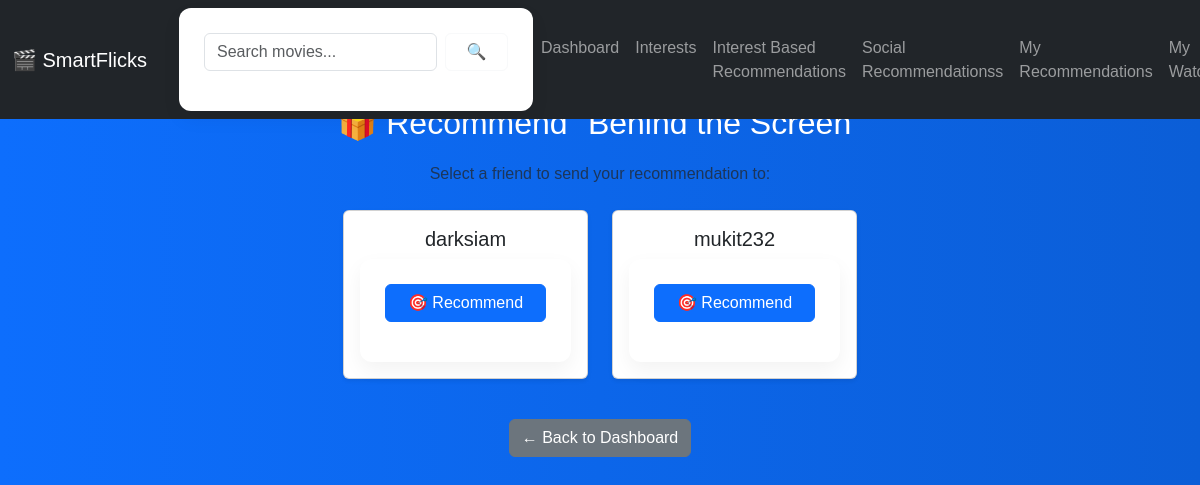
The app's page /recommend_friends/6414 (signed in) with its own data.
### tables this page shows
CREATE TABLE movies (
            id INTEGER PRIMARY KEY,
            title TEXT,
            year INTEGER,
            country TEXT,
            genre TEXT,
            director TEXT,
            minutes INTEGER,
            poster TEXT
        );

CREATE TABLE users (
            id INTEGER PRIMARY KEY AUTOINCREMENT,
            username TEXT UNIQUE,
            password TEXT,
            email TEXT,
            profile_pic TEXT DEFAULT ''
        );

### app.py (the view)
@app.route('/recommend_friends/<int:movie_id>')
def recommend_friends(movie_id):
    if 'user_id' not in session:
        return redirect('/login')
    user_id = session['user_id']
    conn = get_db()
    movie = conn.execute('SELECT * FROM movies WHERE id = ?', (movie_id,)).fetchone()
    if not movie:
        conn.close()
        flash("Movie not found.", "danger")
        return redirect(url_for('dashboard'))
    friends = conn.execute('''
        SELECT u.id, u.username
        FROM friends f
        JOIN users u ON f.friend_id = u.id
        WHERE f.user_id = ?
    ''', (user_id,)).fetchall()
    conn.close()
    return render_template('recommend_friends.html', movie=movie, friends=friends)

### app.py (called while the page is built)
def get_db():
    conn = sqlite3.connect('database.db')
    conn.row_factory = sqlite3.Row
    return conn

### templates/recommend_friends.html (shortened to what this page needs)
{% extends "base.html" %}
{% block content %}
<div class="container text-center mt-4">
    <h2>🎁 Recommend "{{ movie['title'] }}"</h2>
    <p class="text-muted">Select a friend to send your recommendation to:</p>
    <div class="row justify-content-center mt-4">
        {% if friends %}
            {% for friend in friends %}
            <div class="col-md-4 col-lg-3 mb-4">
                <div class="card shadow-sm">
                    <div class="card-body">
                        <h5 class="card-title">{{ friend['username'] }}</h5>
                        <form action="/recommend/{{ friend['id'] }}" method="POST">
                            <button type="submit" class="btn btn-primary w-100">🎯 Recommend</button>
                        </form>
                    </div>
                </div>
            </div>
            {% endfor %}
        {% else %}
            <p class="text-muted">You have no friends to recommend this movie to.</p>
        {% endif %}
    </div>
    <a href="/dashboard" class="btn btn-secondary mt-3">← Back to Dashboard</a>
</div>
{% endblock %}

### static/style.css (style rules this page uses)
* { margin: 0; padding: 0; box-sizing: border-box; }
body { font-family: 'Poppins', Arial, sans-serif; background: linear-gradient(to right, #0d6efd, #0b5ed7); min-height: 100vh; padding: 40px; color: #212529; }
h2, h3 { color: #ffffff; margin-bottom: 20px; text-align: center; }
form { background: #ffffff; padding: 25px; border-radius: 12px; width: 100%; max-width: 400px; margin: auto; box-shadow: 0 8px 20px rgba(0, 0, 0, 0.05); }
input, button, select, textarea { width: 100%; padding: 10px 15px; margin-bottom: 15px; border: 1px solid #ced4da; border-radius: 8px; font-size: 16px; transition: all 0.3s ease; }
button { background-color: #0d6efd; color: white; font-weight: 500; border: none; cursor: pointer; transition: background-color 0.3s; }
a { color: #ffffff; text-decoration: none; transition: color 0.3s; }
.container { max-width: 1100px; margin: auto; }

### templates/base.html (style rules this page uses)
body { background-color: #f8f9fa; padding-top: 80px; }

### records on screen
movies: title "Behind the Screen"
users: username "darksiam"
users: username "mukit232"
